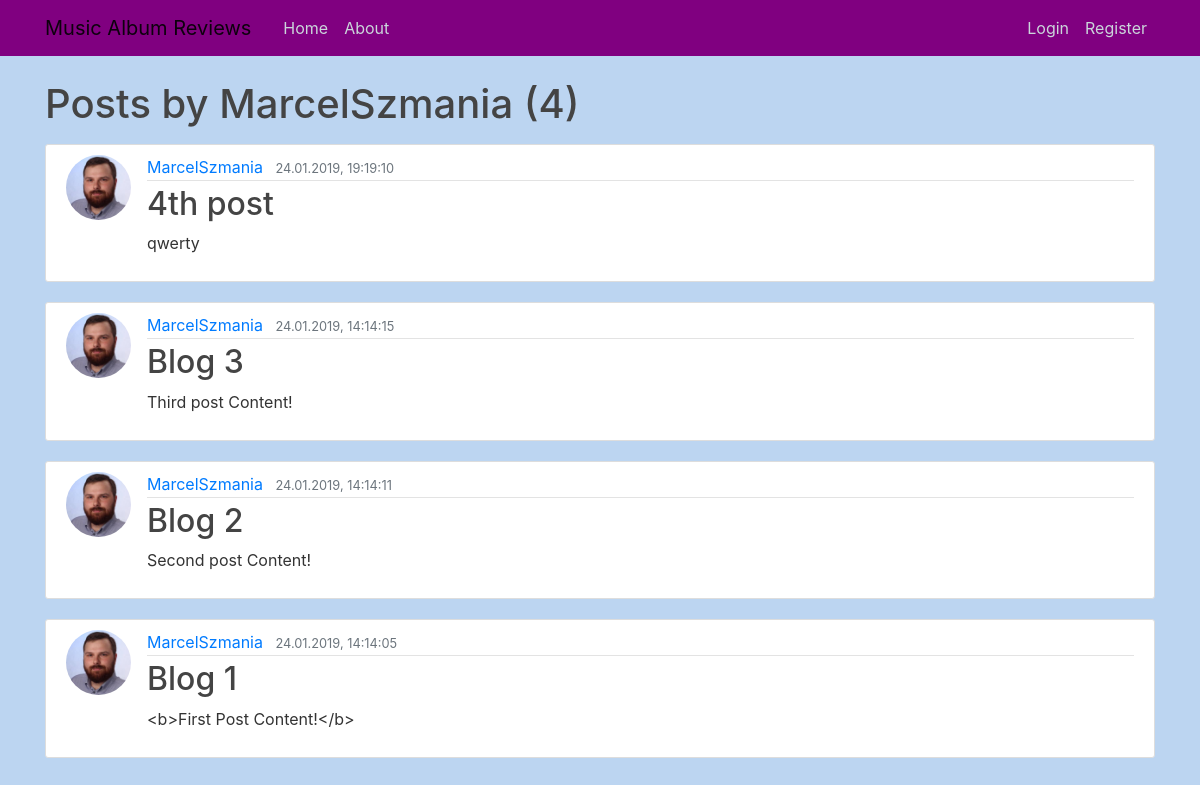
/user/MarcelSzmania, run on an earlier commit of the app's database.
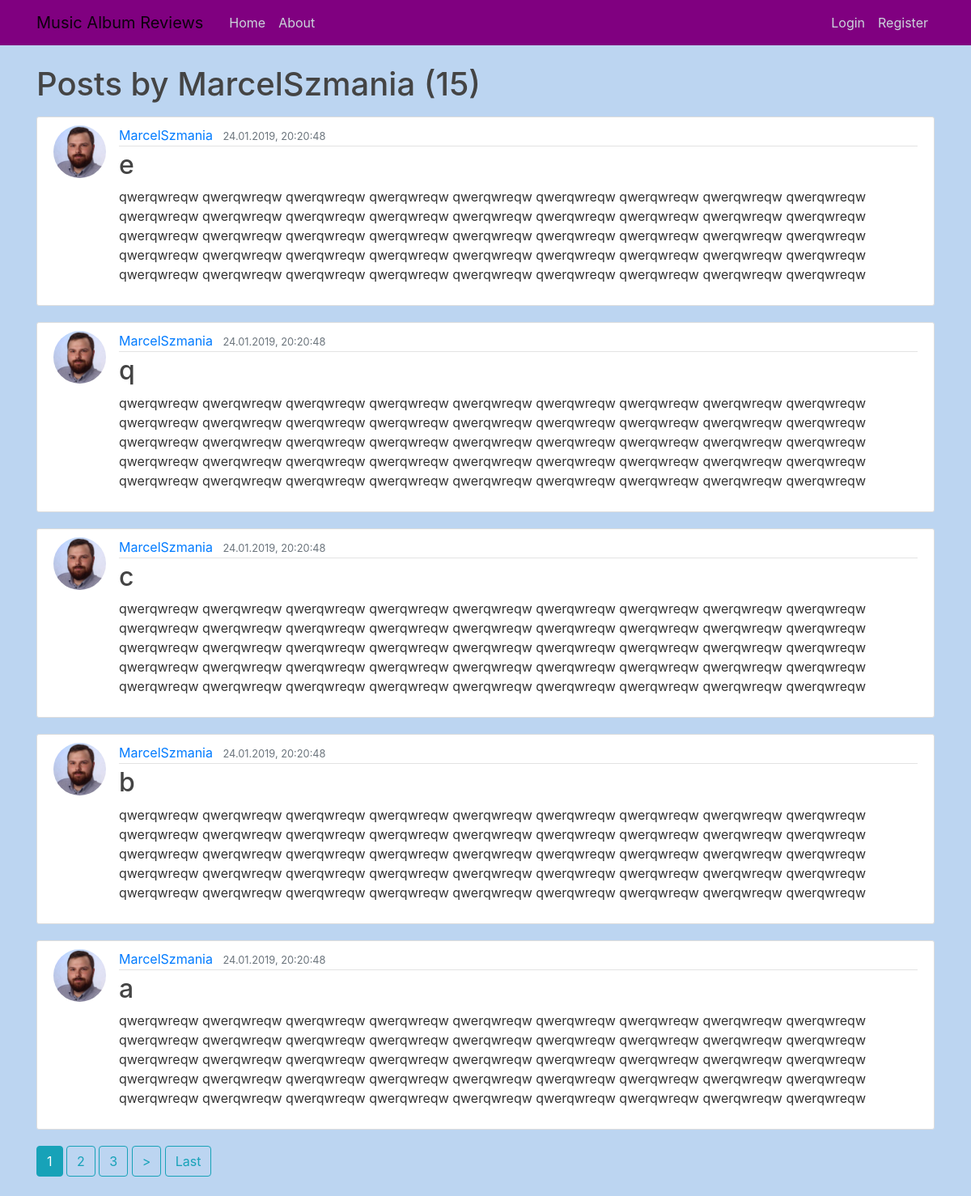
And on a later commit of the database.
### blog/models.py (models this page shows, shortened)
class Post(models.Model):
  title = models.CharField(max_length=100)
  content = models.TextField()
  date_posted = models.DateTimeField(default=timezone.now)
  author = models.ForeignKey(User, on_delete=models.CASCADE)

### users/models.py (models this page shows, shortened)
class Profile(models.Model):
  user = models.OneToOneField(User, on_delete=models.CASCADE)
  image = models.ImageField(default='default.jpg', upload_to='profile_pics')

### blog/views.py (the view)
# urls.py: path('user/<str:username>', UserPostListView.as_view(), name = 'user-posts'),
class UserPostListView(ListView):
  model = Post
  template_name = 'blog/user_posts.html'
  context_object_name = 'posts'
  ordering = ['-date_posted']
  paginate_by = 5
  def get_queryset(self):
    user = get_object_or_404(User, username=self.kwargs.get('username'))
    return Post.objects.filter(author=user).order_by('-date_posted')

### blog/templates/blog/user_posts.html (shortened to what this page needs)
{% extends "blog/base.html" %}
{% block content %}
  <h1 class="mb-3">Posts by {{ view.kwargs.username }} ({{ page_obj.paginator.count }})</h1>
  {% for post in posts %}
    <article class="media content-section">
      <img class="rounded-circle article-img" src="{{ post.author.profile.image.url }}">
      <div class="media-body">
        <div class="article-metadata">
          <a class="mr-2" href="{% url 'user-posts' post.author.username %}">{{ post.author }}</a>
          <small class="text-muted">{{ post.date_posted|date:"d.m.Y, G:H:i" }}</small>
        </div>
        <h2><a class="article-title" href="{% url 'post-detail' post.id %}">{{ post.title }}</a></h2>
        <p class="article-content">{{ post.content }}</p>
      </div>
    </article>
  {% endfor %}
  {% if is_paginated %}
    {% for num in page_obj.paginator.page_range %}
      {% if page_obj.number == num %}
        <a class="btn btn-info mb-4" href="?page={{num}}">{{num}}</a>
      {% elif num > page_obj.number|add:'-3' and num < page_obj.number|add:'3'%}
        <a class="btn btn-outline-info mb-4" href="?page={{num}}">{{num}}</a>
      {% endif %}
    {% endfor %}
    {% if page_obj.has_next %}
      <a class="btn btn-outline-info mb-4" href="?page={{page_obj.next_page_number}}">></a>
      <a class="btn btn-outline-info mb-4" href="?page={{page_obj.paginator.num_pages}}">Last</a>
    {% endif %}
  {% endif %}
{% endblock content %}

What changed in the data, as far as the page shows it:
no longer on this page (row unchanged): Post: author.profile.image (picture), author "MarcelSzmania", date_posted "24.01.2019, 19:19:10", title "4th post", content "qwerty"
no longer on this page (row unchanged): Post: author.profile.image (picture), author "MarcelSzmania", date_posted "24.01.2019, 14:14:15", title "Blog 3", content "Third post Content!"
no longer on this page (row unchanged): Post: author.profile.image (picture), author "MarcelSzmania", date_posted "24.01.2019, 14:14:11", title "Blog 2", content "Second post Content!"
no longer on this page (row unchanged): Post: author.profile.image (picture), author "MarcelSzmania", date_posted "24.01.2019, 14:14:05", title "Blog 1", content "<b>First Post Content!</b>"
added Post: author.profile.image (picture), author "MarcelSzmania", date_posted "24.01.2019, 20:20:48", title "e", content "qwerqwreqw qwerqwreqw qwerqwreqw qwerqwreqw qwerqwreqw qwerqwreqw qwerqwreqw qwerqwreqw qwerqwreqw qwerqwreqw qwerqwreqw qwerqwreqw qwerqwreqw qwerqwreqw qwerqwreqw qwerqwreqw qwerqwreqw qwerqwreqw qwerqwreqw qwerqwreqw qwerqwreqw qwerqwreqw qwerqwreqw qwerqwreqw qwerqwreqw qwerqwreqw qwerqwreqw qwerqwreqw qwerqwreqw qwerqwreqw qwerqwreqw qwerqwreqw qwerqwreqw qwerqwreqw qwerqwreqw qwerqwreqw qwerqwreqw qwerqwreqw qwerqwreqw qwerqwreqw qwerqwreqw qwerqwreqw qwerqwreqw qwerqwreqw qwerqwreqw"
added Post: author.profile.image (picture), author "MarcelSzmania", date_posted "24.01.2019, 20:20:48", title "q", content "qwerqwreqw qwerqwreqw qwerqwreqw qwerqwreqw qwerqwreqw qwerqwreqw qwerqwreqw qwerqwreqw qwerqwreqw qwerqwreqw qwerqwreqw qwerqwreqw qwerqwreqw qwerqwreqw qwerqwreqw qwerqwreqw qwerqwreqw qwerqwreqw qwerqwreqw qwerqwreqw qwerqwreqw qwerqwreqw qwerqwreqw qwerqwreqw qwerqwreqw qwerqwreqw qwerqwreqw qwerqwreqw qwerqwreqw qwerqwreqw qwerqwreqw qwerqwreqw qwerqwreqw qwerqwreqw qwerqwreqw qwerqwreqw qwerqwreqw qwerqwreqw qwerqwreqw qwerqwreqw qwerqwreqw qwerqwreqw qwerqwreqw qwerqwreqw qwerqwreqw"
added Post: author.profile.image (picture), author "MarcelSzmania", date_posted "24.01.2019, 20:20:48", title "c", content "qwerqwreqw qwerqwreqw qwerqwreqw qwerqwreqw qwerqwreqw qwerqwreqw qwerqwreqw qwerqwreqw qwerqwreqw qwerqwreqw qwerqwreqw qwerqwreqw qwerqwreqw qwerqwreqw qwerqwreqw qwerqwreqw qwerqwreqw qwerqwreqw qwerqwreqw qwerqwreqw qwerqwreqw qwerqwreqw qwerqwreqw qwerqwreqw qwerqwreqw qwerqwreqw qwerqwreqw qwerqwreqw qwerqwreqw qwerqwreqw qwerqwreqw qwerqwreqw qwerqwreqw qwerqwreqw qwerqwreqw qwerqwreqw qwerqwreqw qwerqwreqw qwerqwreqw qwerqwreqw qwerqwreqw qwerqwreqw qwerqwreqw qwerqwreqw qwerqwreqw"
added Post: author.profile.image (picture), author "MarcelSzmania", date_posted "24.01.2019, 20:20:48", title "b", content "qwerqwreqw qwerqwreqw qwerqwreqw qwerqwreqw qwerqwreqw qwerqwreqw qwerqwreqw qwerqwreqw qwerqwreqw qwerqwreqw qwerqwreqw qwerqwreqw qwerqwreqw qwerqwreqw qwerqwreqw qwerqwreqw qwerqwreqw qwerqwreqw qwerqwreqw qwerqwreqw qwerqwreqw qwerqwreqw qwerqwreqw qwerqwreqw qwerqwreqw qwerqwreqw qwerqwreqw qwerqwreqw qwerqwreqw qwerqwreqw qwerqwreqw qwerqwreqw qwerqwreqw qwerqwreqw qwerqwreqw qwerqwreqw qwerqwreqw qwerqwreqw qwerqwreqw qwerqwreqw qwerqwreqw qwerqwreqw qwerqwreqw qwerqwreqw qwerqwreqw"
added Post: author.profile.image (picture), author "MarcelSzmania", date_posted "24.01.2019, 20:20:48", title "a", content "qwerqwreqw qwerqwreqw qwerqwreqw qwerqwreqw qwerqwreqw qwerqwreqw qwerqwreqw qwerqwreqw qwerqwreqw qwerqwreqw qwerqwreqw qwerqwreqw qwerqwreqw qwerqwreqw qwerqwreqw qwerqwreqw qwerqwreqw qwerqwreqw qwerqwreqw qwerqwreqw qwerqwreqw qwerqwreqw qwerqwreqw qwerqwreqw qwerqwreqw qwerqwreqw qwerqwreqw qwerqwreqw qwerqwreqw qwerqwreqw qwerqwreqw qwerqwreqw qwerqwreqw qwerqwreqw qwerqwreqw qwerqwreqw qwerqwreqw qwerqwreqw qwerqwreqw qwerqwreqw qwerqwreqw qwerqwreqw qwerqwreqw qwerqwreqw qwerqwreqw"
Also different on the page:
{{ page_obj.paginator.count }}: "4" → "15"
new list line: "1"
new list line: "2"
new list line: "3"
text now shown: "> Last"
